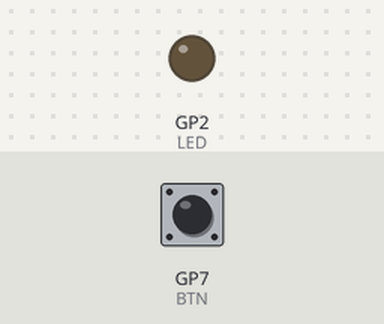
A program run on a simulated Raspberry Pi Pico running MicroPython. Shown: output pins drawn as LEDs (lit = HIGH). The inputs (shaded band) are chosen by the test bench; at power-on: GP7 (BTN) LOW.

Above: at 1.2 s.
1.3 s: GP7 (BTN) pulled HIGH for 0.6 s
At 1.9 s:
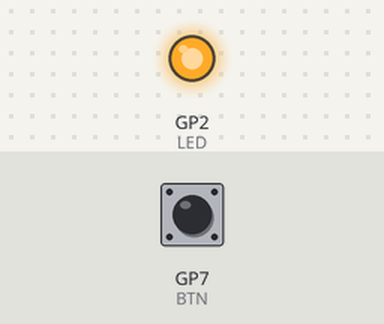
3.5 s: GP7 (BTN) pulled HIGH for 3.2 s
At 7.8 s:
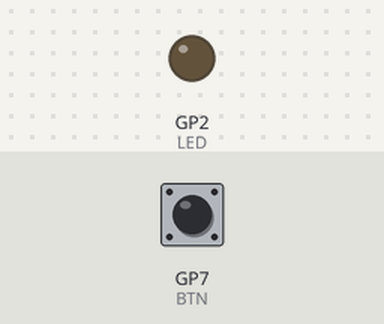
Timing chart, 0 to 9.3 s (numbered marks = the images above; inputs shaded):
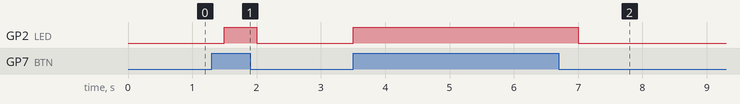

The program:

day4.py
```python
from machine import Pin
import time

BTN = Pin(7, Pin.IN) 	#setup the push button as an input
LED = Pin(2, Pin.OUT) 	#setup the onboard LED as an output

btn_read = 0

while(True):
    btn_read = BTN.value()
    LED.value(btn_read)	#change the state of the LED pin
    time.sleep(0.5)		#wait one second
```

Measured:
- after the input at 1.3 s, GP2 (LED): LOW → HIGH after 0.20 s, → LOW 0.50 s later
- after the input at 3.5 s, GP2 (LED): LOW → HIGH at once, → LOW 3.5 s later
